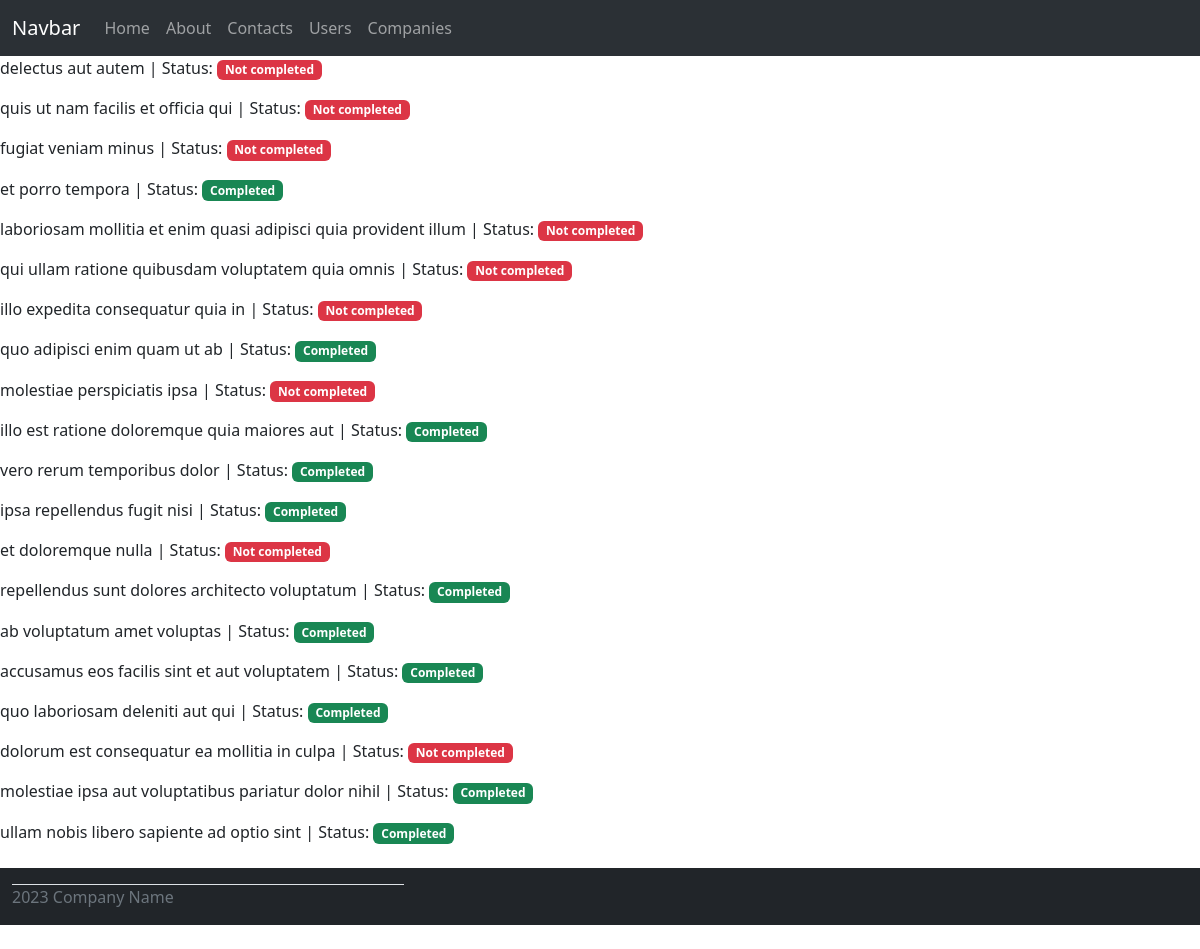
Page /users/1 on the committed database.
### models.py (models this page shows)
class ToDo(db.Model):
    id = db.Column(db.Integer, primary_key=True)
    title = db.Column(db.String(255))
    user_id = db.Column(db.Integer, db.ForeignKey('user.id'))
    completed = db.Column(db.Boolean,  index=True)

### routes.py (the view)
@app.route('/users/<id>')
def user(id):
    instance = User.query.get(id)
    user_todos = ToDo.query.filter_by(user_id=id)
    return render_template('user_page.html', title="О пользователе",
                           user=instance, todos=user_todos)

### templates/user_page.html (shortened to what this page needs)
{% extends 'base.html' %}
{% block content %}
    {% for todo in todos %}
    	<p>{{ todo.title }} | Status:
            {% if todo.completed %}
                <span class="badge bg-success">Completed</span>
            {% else %}
                <span class="badge bg-danger">Not completed</span>
            {% endif %}
        </p>
    {% endfor %}
{% endblock %}

### rows in the picture
ToDo: title "delectus aut autem", completed "Not completed"
ToDo: title "quis ut nam facilis et officia qui", completed "Not completed"
ToDo: title "fugiat veniam minus", completed "Not completed"
ToDo: title "et porro tempora", completed "Completed"
ToDo: title "laboriosam mollitia et enim quasi adipisci quia provident illum", completed "Not completed"
ToDo: title "qui ullam ratione quibusdam voluptatem quia omnis", completed "Not completed"
ToDo: title "illo expedita consequatur quia in", completed "Not completed"
ToDo: title "quo adipisci enim quam ut ab", completed "Completed"
ToDo: title "molestiae perspiciatis ipsa", completed "Not completed"
ToDo: title "illo est ratione doloremque quia maiores aut", completed "Completed"
ToDo: title "vero rerum temporibus dolor", completed "Completed"
ToDo: title "ipsa repellendus fugit nisi", completed "Completed"
ToDo: title "et doloremque nulla", completed "Not completed"
ToDo: title "repellendus sunt dolores architecto voluptatum", completed "Completed"
ToDo: title "ab voluptatum amet voluptas", completed "Completed"
ToDo: title "accusamus eos facilis sint et aut voluptatem", completed "Completed"
ToDo: title "quo laboriosam deleniti aut qui", completed "Completed"
ToDo: title "dolorum est consequatur ea mollitia in culpa", completed "Not completed"
ToDo: title "molestiae ipsa aut voluptatibus pariatur dolor nihil", completed "Completed"
ToDo: title "ullam nobis libero sapiente ad optio sint", completed "Completed"
